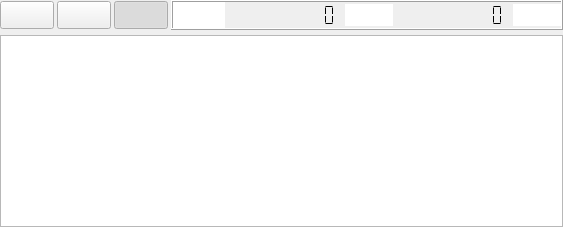
            <widget class="QFrame" name="sendFrame">
             <layout class="QVBoxLayout" name="verticalLayout">
              <property name="spacing">
               <number>5</number>
              </property>
              <property name="leftMargin">
               <number>0</number>
              </property>
              <property name="topMargin">
               <number>0</number>
              </property>
              <property name="rightMargin">
               <number>0</number>
              </property>
              <property name="bottomMargin">
               <number>0</number>
              </property>
              <item>
               <layout class="QHBoxLayout" name="horizontalLayout_5">
                <property name="spacing">
                 <number>3</number>
                </property>
                <property name="rightMargin">
                 <number>0</number>
                </property>
                <item>
                 <widget class="QPushButton" name="cleanMsgButton">
                  <property name="sizePolicy">
                   <sizepolicy hsizetype="Fixed" vsizetype="Fixed">
                    <horstretch>0</horstretch>
                    <verstretch>0</verstretch>
                   </sizepolicy>
                  </property>
                  <property name="font">
                   <font>
                    <pointsize>13</pointsize>
                    <italic>false</italic>
                    <bold>false</bold>
                    <underline>false</underline>
                    <strikeout>false</strikeout>
                   </font>
                  </property>
                  <property name="toolTip">
                   <string>清空信息缓存</string>
                  </property>
                  <property name="text">
                   <string/>
                  </property>
                  <property name="icon">
                   <iconset resource="icoPack.qrc">
                    <normaloff>:/MainWin/ico/20200510-223403.ico</normaloff>:/MainWin/ico/20200510-223403.ico</iconset>
                  </property>
                  <property name="iconSize">
                   <size>
                    <width>20</width>
                    <height>20</height>
                   </size>
                  </property>
                 </widget>
                </item>
                <item>
                 <widget class="QPushButton" name="saveMsgButton">
                  <property name="sizePolicy">
                   <sizepolicy hsizetype="Fixed" vsizetype="Fixed">
                    <horstretch>0</horstretch>
                    <verstretch>0</verstretch>
                   </sizepolicy>
                  </property>
                  <property name="minimumSize">
                   <size>
                    <width>0</width>
                    <height>27</height>
                   </size>
                  </property>
                  <property name="font">
                   <font>
                    <pointsize>13</pointsize>
                    <italic>false</italic>
                    <bold>false</bold>
                    <underline>false</underline>
                    <strikeout>false</strikeout>
                   </font>
                  </property>
                  <property name="toolTip">
                   <string>保存信息
Alt + S</string>
                  </property>
                  <property name="styleSheet">
                   <string notr="true"/>
                  </property>
                  <property name="text">
                   <string/>
                  </property>
                  <property name="icon">
                   <iconset resource="icoPack.qrc">
                    <normaloff>:/Mainico/ico/20200510-221417.ico</normaloff>:/Mainico/ico/20200510-221417.ico</iconset>
                  </property>
                  <property name="iconSize">
                   <size>
                    <width>20</width>
                    <height>20</height>
                   </size>
                  </property>
                 </widget>
                </item>
                <item>
                 <widget class="QPushButton" name="showMsgButton">
                  <property name="sizePolicy">
                   <sizepolicy hsizetype="Fixed" vsizetype="Fixed">
                    <horstretch>0</horstretch>
                    <verstretch>0</verstretch>
                   </sizepolicy>
                  </property>
                  <property name="maximumSize">
                   <size>
                    <width>16777215</width>
                    <height>16777215</height>
                   </size>
                  </property>
                  <property name="font">
                   <font>
                    <pointsize>13</pointsize>
                    <italic>false</italic>
                    <bold>false</bold>
                    <underline>false</underline>
                    <strikeout>false</strikeout>
                   </font>
                  </property>
                  <property name="toolTip">
                   <string>&lt;html&gt;&lt;head/&gt;&lt;body&gt;&lt;p&gt;显示信息&lt;/p&gt;&lt;/body&gt;&lt;/html&gt;</string>
                  </property>
                  <property name="text">
                   <string/>
                  </property>
                  <property name="icon">
                   <iconset resource="icoPack.qrc">
                    <normaloff>:/Mainico/ico/20200512-164645.ico</normaloff>
                    <normalon>:/MainWin/ico/20200510-235146.ico</normalon>:/Mainico/ico/20200512-164645.ico</iconset>
                  </property>
                  <property name="iconSize">
                   <size>
                    <width>20</width>
                    <height>20</height>
                   </size>
                  </property>
                  <property name="checkable">
                   <bool>true</bool>
                  </property>
                  <property name="checked">
                   <bool>true</bool>
                  </property>
                 </widget>
                </item>
                <item>
                 <spacer name="horizontalSpacer_15">
                  <property name="orientation">
                   <enum>Qt::Horizontal</enum>
                  </property>
                  <property name="sizeType">
                   <enum>QSizePolicy::MinimumExpanding</enum>
                  </property>
                  <property name="sizeHint" stdset="0">
                   <size>
                    <width>0</width>
                    <height>20</height>
                   </size>
                  </property>
                 </spacer>
                </item>
                <item>
                 <widget class="QFrame" name="frame_12">
                  <property name="sizePolicy">
                   <sizepolicy hsizetype="Fixed" vsizetype="Preferred">
                    <horstretch>0</horstretch>
                    <verstretch>0</verstretch>
                   </sizepolicy>
                  </property>
                  <property name="minimumSize">
                   <size>
                    <width>300</width>
                    <height>0</height>
                   </size>
                  </property>
                  <property name="font">
                   <font>
                    <pointsize>12</pointsize>
                   </font>
                  </property>
                  <property name="frameShape">
                   <enum>QFrame::Box</enum>
                  </property>
                  <property name="frameShadow">
                   <enum>QFrame::Raised</enum>
                  </property>
                  <layout class="QHBoxLayout" name="horizontalLayout_30">
                   <property name="spacing">
                    <number>0</number>
                   </property>
                   <property name="leftMargin">
                    <number>0</number>
                   </property>
                   <property name="topMargin">
                    <number>0</number>
                   </property>
                   <property name="rightMargin">
                    <number>0</number>
                   </property>
                   <property name="bottomMargin">
                    <number>0</number>
                   </property>
                   <item>
                    <widget class="QPushButton" name="showMsgButton_2">
                     <property name="sizePolicy">
                      <sizepolicy hsizetype="Fixed" vsizetype="Fixed">
                       <horstretch>0</horstretch>
                       <verstretch>0</verstretch>
                      </sizepolicy>
                     </property>
                     <property name="maximumSize">
                      <size>
                       <width>16777215</width>
                       <height>16777215</height>
                      </size>
                     </property>
                     <property name="font">
                      <font>
                       <pointsize>13</pointsize>
                       <italic>false</italic>
                       <bold>false</bold>
                       <underline>false</underline>
                       <strikeout>false</strikeout>
                      </font>
                     </property>
                     <property name="toolTip">
                      <string>&lt;html&gt;&lt;head/&gt;&lt;body&gt;&lt;p&gt;显示信息&lt;/p&gt;&lt;/body&gt;&lt;/html&gt;</string>
                     </property>
                     <property name="styleSheet">
                      <string notr="true">background-color: qlineargradient(spread:pad, x1:0, y1:0, x2:1, y2:0, stop:0 rgba(0, 0, 0, 255), stop:0 rgba(255, 255, 255, 255));
border-style:none;
border:0px solid #FFFFFF;
padding:3px;</string>
                     </property>
                     <property name="text">
                      <string/>
                     </property>
                     <property name="icon">
                      <iconset resource="icoPack.qrc">
                       <normaloff>:/Mainico/ico/20200510-221413.ico</normaloff>:/Mainico/ico/20200510-221413.ico</iconset>
                     </property>
                     <property name="iconSize">
                      <size>
                       <width>20</width>
                       <height>20</height>
                      </size>
                     </property>
                     <property name="checkable">
                      <bool>true</bool>
                     </property>
                     <property name="checked">
                      <bool>false</bool>
                     </property>
                    </widget>
                   </item>
                   <item>
                    <widget class="QLCDNumber" name="sendCountLCD">
                     <property name="sizePolicy">
                      <sizepolicy hsizetype="Expanding" vsizetype="Minimum">
                       <horstretch>0</horstretch>
                       <verstretch>0</verstretch>
                      </sizepolicy>
                     </property>
                     <property name="minimumSize">
                      <size>
                       <width>120</width>
                       <height>0</height>
                      </size>
                     </property>
                     <property name="frameShape">
                      <enum>QFrame::NoFrame</enum>
                     </property>
                     <property name="smallDecimalPoint">
                      <bool>false</bool>
                     </property>
                     <property name="digitCount">
                      <number>10</number>
                     </property>
                     <property name="mode">
                      <enum>QLCDNumber::Dec</enum>
                     </property>
                     <property name="segmentStyle">
                      <enum>QLCDNumber::Flat</enum>
                     </property>
                     <property name="value" stdset="0">
                      <double>0.000000000000000</double>
                     </property>
                     <property name="intValue" stdset="0">
                      <number>0</number>
                     </property>
                    </widget>
                   </item>
                   <item>
                    <widget class="QPushButton" name="showMsgButton_3">
                     <property name="sizePolicy">
                      <sizepolicy hsizetype="Fixed" vsizetype="Fixed">
                       <horstretch>0</horstretch>
                       <verstretch>0</verstretch>
                      </sizepolicy>
                     </property>
                     <property name="minimumSize">
                      <size>
                       <width>0</width>
                       <height>17</height>
                      </size>
                     </property>
                     <property name="maximumSize">
                      <size>
                       <width>16777215</width>
                       <height>16777215</height>
                      </size>
                     </property>
                     <property name="font">
                      <font>
                       <pointsize>13</pointsize>
                       <italic>false</italic>
                       <bold>false</bold>
                       <underline>false</underline>
                       <strikeout>false</strikeout>
                      </font>
                     </property>
                     <property name="toolTip">
                      <string>&lt;html&gt;&lt;head/&gt;&lt;body&gt;&lt;p&gt;显示信息&lt;/p&gt;&lt;/body&gt;&lt;/html&gt;</string>
                     </property>
                     <property name="styleSheet">
                      <string notr="true">background-color: qlineargradient(spread:pad, x1:0, y1:0, x2:1, y2:0, stop:0 rgba(0, 0, 0, 255), stop:0 rgba(255, 255, 255, 255));
border-style:none;
border:0px solid #FFFFFF;
padding:1px;</string>
                     </property>
                     <property name="text">
                      <string/>
                     </property>
                     <property name="icon">
                      <iconset resource="icoPack.qrc">
                       <normaloff>:/Mainico/ico/上 传.ico</normaloff>:/Mainico/ico/上 传.ico</iconset>
                     </property>
                     <property name="iconSize">
                      <size>
                       <width>25</width>
                       <height>27</height>
                      </size>
                     </property>
                     <property name="checkable">
                      <bool>true</bool>
                     </property>
                     <property name="checked">
                      <bool>false</bool>
                     </property>
                    </widget>
                   </item>
                   <item>
                    <widget class="QLCDNumber" name="receiveCountLCD">
                     <property name="sizePolicy">
                      <sizepolicy hsizetype="Expanding" vsizetype="Minimum">
                       <horstretch>0</horstretch>
                       <verstretch>0</verstretch>
                      </sizepolicy>
                     </property>
                     <property name="minimumSize">
                      <size>
                       <width>120</width>
                       <height>0</height>
                      </size>
                     </property>
                     <property name="frameShape">
                      <enum>QFrame::NoFrame</enum>
                     </property>
                     <property name="smallDecimalPoint">
                      <bool>false</bool>
                     </property>
                     <property name="digitCount">
                      <number>10</number>
                     </property>
                     <property name="mode">
                      <enum>QLCDNumber::Dec</enum>
                     </property>
                     <property name="segmentStyle">
                      <enum>QLCDNumber::Flat</enum>
                     </property>
                     <property name="value" stdset="0">
                      <double>0.000000000000000</double>
                     </property>
                     <property name="intValue" stdset="0">
                      <number>0</number>
                     </property>
                    </widget>
                   </item>
                   <item>
                    <widget class="QPushButton" name="showMsgButton_4">
                     <property name="sizePolicy">
                      <sizepolicy hsizetype="Fixed" vsizetype="Fixed">
                       <horstretch>0</horstretch>
                       <verstretch>0</verstretch>
                      </sizepolicy>
                     </property>
                     <property name="minimumSize">
                      <size>
                       <width>0</width>
                       <height>17</height>
                      </size>
                     </property>
                     <property name="maximumSize">
                      <size>
                       <width>16777215</width>
                       <height>16777215</height>
                      </size>
                     </property>
                     <property name="font">
                      <font>
                       <pointsize>13</pointsize>
                       <italic>false</italic>
                       <bold>false</bold>
                       <underline>false</underline>
                       <strikeout>false</strikeout>
                      </font>
                     </property>
                     <property name="toolTip">
                      <string>&lt;html&gt;&lt;head/&gt;&lt;body&gt;&lt;p&gt;显示信息&lt;/p&gt;&lt;/body&gt;&lt;/html&gt;</string>
                     </property>
                     <property name="styleSheet">
                      <string notr="true">background-color: qlineargradient(spread:pad, x1:0, y1:0, x2:1, y2:0, stop:0 rgba(0, 0, 0, 255), stop:0 rgba(255, 255, 255, 255));
border-style:none;
border:0px solid #FFFFFF;
padding:1px;</string>
                     </property>
                     <property name="text">
                      <string/>
                     </property>
                     <property name="icon">
                      <iconset resource="icoPack.qrc">
                       <normaloff>:/Mainico/ico/下载.ico</normaloff>:/Mainico/ico/下载.ico</iconset>
                     </property>
                     <property name="iconSize">
                      <size>
                       <width>27</width>
                       <height>25</height>
                      </size>
                     </property>
                     <property name="checkable">
                      <bool>true</bool>
                     </property>
                     <property name="checked">
                      <bool>false</bool>
                     </property>
                    </widget>
                   </item>
                  </layout>
                 </widget>
                </item>
               </layout>
              </item>
              <item>
               <widget class="QPlainTextEdit" name="receiveBox">
                <property name="sizePolicy">
                 <sizepolicy hsizetype="Preferred" vsizetype="Expanding">
                  <horstretch>0</horstretch>
                  <verstretch>7</verstretch>
                 </sizepolicy>
                </property>
                <property name="minimumSize">
                 <size>
                  <width>350</width>
                  <height>0</height>
                 </size>
                </property>
                <property name="font">
                 <font>
                  <family>Consolas</family>
                  <pointsize>11</pointsize>
                  <italic>false</italic>
                  <bold>false</bold>
                  <underline>false</underline>
                  <strikeout>false</strikeout>
                 </font>
                </property>
                <property name="focusPolicy">
                 <enum>Qt::NoFocus</enum>
                </property>
                <property name="frameShape">
                 <enum>QFrame::StyledPanel</enum>
                </property>
                <property name="frameShadow">
                 <enum>QFrame::Plain</enum>
                </property>
                <property name="documentTitle">
                 <string/>
                </property>
                <property name="readOnly">
                 <bool>true</bool>
                </property>
                <property name="plainText">
                 <string/>
                </property>
                <property name="backgroundVisible">
                 <bool>false</bool>
                </property>
                <property name="centerOnScroll">
                 <bool>false</bool>
                </property>
               </widget>
              </item>
             </layout>
            </widget>
